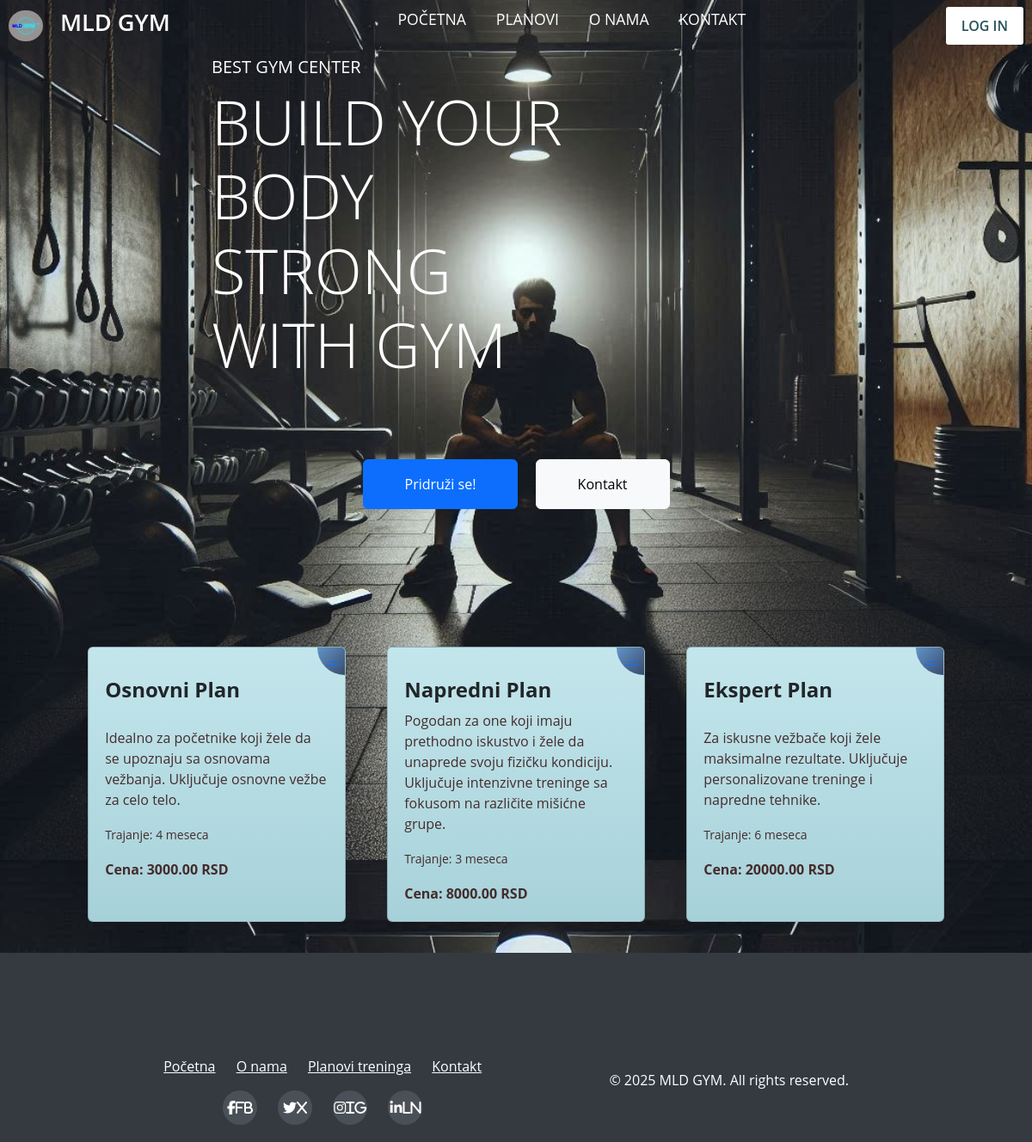
The page / on the database its author committed.
### tables this page shows
CREATE TABLE `plan` (
  `id` int(11) NOT NULL,
  `naziv` varchar(100) NOT NULL,
  `opis` text DEFAULT NULL,
  `trajanje` varchar(50) DEFAULT NULL,
  `cena` decimal(10,2) DEFAULT NULL,
  `status` tinyint(1) DEFAULT 0,
  `prikazi_na_pocetnoj` tinyint(1) DEFAULT 0
);

### index.php (the view, shortened to what this page needs)
<?php
include 'config.php';
$sql = "SELECT * FROM plan WHERE prikazi_na_pocetnoj = 1";
$result = mysqli_query($conn, $sql);
?>
<!DOCTYPE html>
<html lang="en">
<head>
    <link rel="stylesheet" href="icon.css">
    <link rel="stylesheet" href="style.css">
    <link href="bootstrap.min.css" rel="stylesheet">
</head>
<body>
    <header>
        <nav class="navbar">
            <a href="#" class="logo">
                <img src="images/logo.png" alt="logo">
                <h2>MLD GYM</h2>
            </a>
            <ul class="links">
                <li><a href="index.php">POČETNA</a></li>
                <li><a href="planovi.php">PLANOVI</a></li>
                <li><a href="o_nama.php">O NAMA</a></li>
                <li><a href="kontakt.php">KONTAKT</a></li>
            </ul>
            <?php if (isset($_SESSION['user'])): ?>
                <div class="dropdown">
                    <button class="login-btn dropdown-toggle" id="userDropdown" data-toggle="dropdown" aria-haspopup="true" aria-expanded="false">
                        <?php echo htmlspecialchars($_SESSION['user']); ?>
                    </button>
                    <div class="dropdown-menu" aria-labelledby="userDropdown">
                        <a class="dropdown-item" href="client.php">Profil</a>
                        <form action="" method="POST">
                            <button class="dropdown-item" type="submit" name="logout">Odjavi se</button>
                        </form>
                    </div>
                </div>
            <?php else: ?>
                <button class="login-btn">LOG IN</button>
            <?php endif; ?>
        </nav>
    </header>
    <div class="container-header">
        <div class="p-3" style="max-width: 900px;">
            <h5 class="text-white text-uppercase">Best Gym Center</h5>
            <h1 class="display-2 text-white text-uppercase mb-md-4">Build Your Body Strong With Gym</h1>
        </div>
    </div>
    <div class="buttons">
        <a href="planovi.php" class="btn btn-primary py-md-3 px-md-5 me-3">Pridruži se!</a>
        <a href="kontakt.php" class="btn btn-light py-md-3 px-md-5">Kontakt</a>
    </div>
    <div class="training">
    <div class="container mt-5">
        <div class="row">
            <?php
            if (mysqli_num_rows($result) > 0) {
                while($row = mysqli_fetch_assoc($result)) {
                    echo '
                    <div class="col-md-4 mb-4">
                        <div class="card">
                            <p class="card-title">'.htmlspecialchars($row['naziv']).'</p>
                            <p class="small-desc">'.htmlspecialchars($row['opis']).'</p>
                            <p class="small-desc"><small>Trajanje: '.htmlspecialchars($row['trajanje']).'</small></p>
                            <p class="small-desc"><strong>Cena: '.htmlspecialchars($row['cena']).' RSD</strong></p>
                            <div class="go-corner">
                                <div class="go-arrow"><a href="planovi.php">→</a></div>
                            </div>
                        </div>
                    </div>';
                }
            } else {
                echo '<p>Nema dostupnih planova treninga.</p>';
            }
            ?>
        </div>
    </div>
</div>
    <footer class="footer text-center">
        <div class="container">
            <div class="row">
                <div class="col-md-12">
                    <a href="index.php">Početna</a>
                    <a href="o_nama.php">O nama</a>
                    <a href="planovi.php">Planovi treninga</a>
                    <a href="kontakt.php">Kontakt</a>
                </div>
                <div class="col-md-12 social-icons mt-3">
                    <a href="#"><i class="fab fa-facebook-f">Fb</i></a>
                    <a href="#"><i class="fab fa-twitter">X</i></a>
                    <a href="#"><i class="fab fa-instagram">Ig</i></a>
                    <a href="#"><i class="fab fa-linkedin-in">Ln</i></a>
                </div>
            </div>
            <div class="row">
                <div class="col-md-12 mt-3">
                    <p>&copy; <?php echo date('Y'); ?> MLD GYM. All rights reserved.</p>
                </div>
            </div>
        </div>
    </footer>
</body>
</html>

### style.css (style rules this page uses)
* { margin: 0; padding: 0; box-sizing: border-box; font-family: "Open Sans", sans-serif; }
body { height: 100vh; width: 100%; background: url("images/hero-bg.jpeg") center/cover repeat-y; position: relative; }
header { position: fixed; width: 100%; top: 0; left: 0; z-index: 10; padding: 0 10px; }
.navbar { display: flex; padding: 22px 0; align-items: center; max-width: 1200px; margin: 0 auto; justify-content: space-between; }
.navbar .logo { gap: 20px; display: flex; align-items: center; text-decoration: none; }
.navbar .logo img { width: 40px; border-radius: 50%; }
.navbar .logo h2 { color: #fff; font-weight: 600; font-size: 1.7rem; }
.navbar .links { display: flex; gap: 35px; list-style: none; align-items: center; }
.navbar .links a { color: #fff; font-size: 1.1rem; font-weight: 500; text-decoration: none; transition: 0.1s ease; }
.navbar .login-btn { border: none; outline: none; background: #fff; color: #275360; font-size: 1rem; font-weight: 600; padding: 10px 18px; border-radius: 3px; cursor: pointer; transition: 0.15s ease; }
.container-header { padding: 50px; margin-left: 15%; color: rgb(218, 219, 152); margin-right: 40%; font-size: 50px; font-family: Arial, Helvetica, sans-serif; display: flex; }
.buttons { text-align: center; }
.training { display: flex; justify-content: center; align-items: center; flex-wrap: wrap; max-width: fit-content; max-height: fit-content; margin: 0 auto; padding: 0 20px; }
.card-title { color: #262626; font-size: 1.5em; line-height: normal; font-weight: 700; margin-bottom: 0.5em; flex: 1 1 200px; max-width: 300px; box-sizing: border-box; }
.small-desc { font-size: 1em; font-weight: 400; line-height: 1.5em; color: #452c2c; }
.small-desc { font-size: 1em; }
.go-corner { display: flex; align-items: center; justify-content: center; position: absolute; width: 2em; height: 2em; overflow: hidden; top: 0; right: 0; background: linear-gradient(135deg, #6293c8, #384c6c); border-radius: 0 4px 0 32px; }
.go-arrow { margin-top: -4px; margin-right: -4px; color: white; font-family: courier, sans; }
.card { display: block; position: relative; max-width: 300px; max-height: 320px; background-color: #f2f8f9; border-radius: 10px; padding: 2em 1.2em; margin: 12px; text-decoration: none; z-index: 0; overflow: hidden; background: linear-gradient(to bottom, #c3e6ec, #a7d1d9); font-family: Arial, Helvetica, sans-serif; }
.card:before { content: ''; position: absolute; z-index: -1; top: -16px; right: -16px; background: linear-gradient(135deg, #364a60, #384c6c); height: 32px; width: 32px; border-radius: 32px; transform: scale(1); transform-origin: 50% 50%; transition: transform 0.35s ease-out; }
.container { display: flex; padding-top: 100px; }
footer { display: flex; flex-direction: column; min-height: 23vh; width: 100%; }
.footer { background-color: #343a40; color: white; padding: 20px 0; }
.footer a { color: white; margin: 0 10px; }
.footer .social-icons a { margin: 0 10px; display: inline-block; width: 40px; height: 40px; line-height: 40px; border-radius: 50%; background-color: #495057; text-align: center; }
.footer .social-icons a i { color: white; line-height: 40px; }

### rows shown on the page
plan: naziv "Osnovni Plan", opis "Idealno za početnike koji žele da se upoznaju sa osnovama vežbanja. Uključuje osnovne vežbe za celo telo.", trajanje "4 meseca", cena "3000.00"
plan: naziv "Napredni Plan", opis "Pogodan za one koji imaju prethodno iskustvo i žele da unaprede svoju fizičku kondiciju. Uključuje intenzivne treninge sa fokusom na različite mišićne grupe.", trajanje "3 meseca", cena "8000.00"
plan: naziv "Ekspert Plan", opis "Za iskusne vežbače koji žele maksimalne rezultate. Uključuje personalizovane treninge i napredne tehnike.", trajanje "6 meseca", cena "20000.00"
